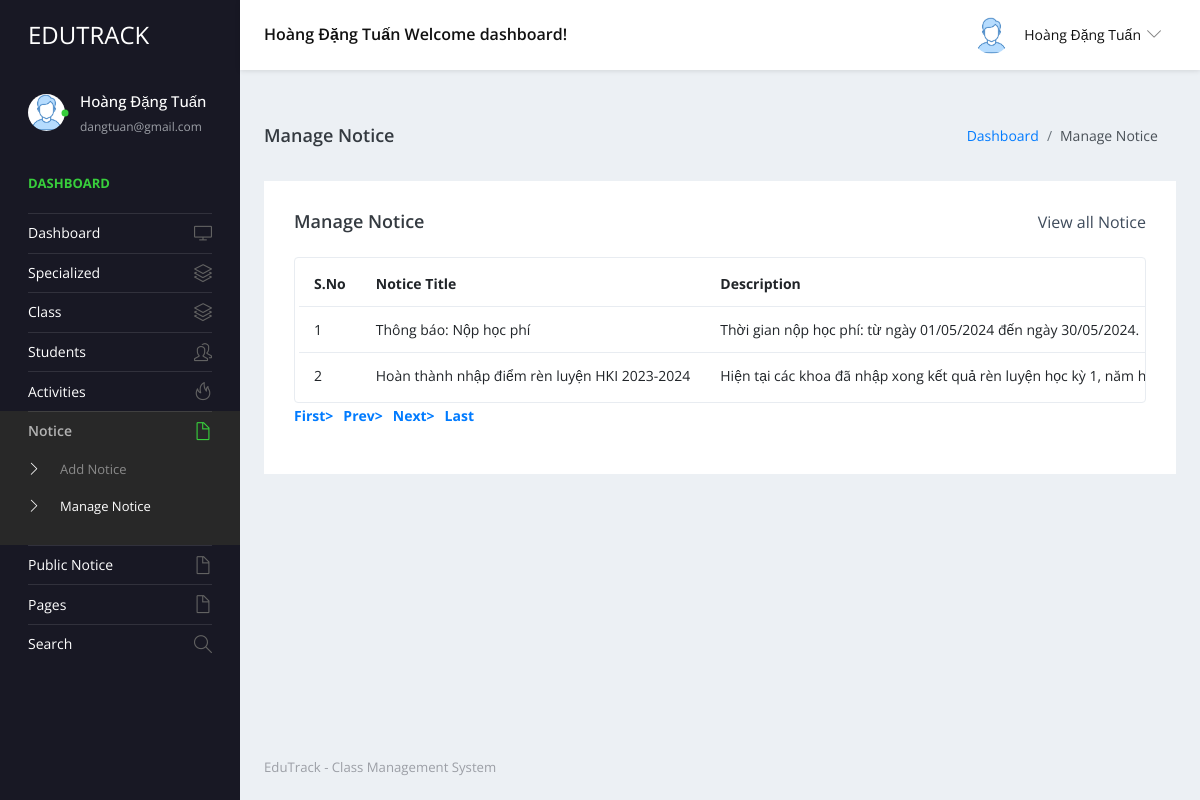
The page /studentms/admin/manage-notice.php (signed in) on the database its author committed.
### tables this page shows
CREATE TABLE `notice` (
  `notice_id` int(11) NOT NULL,
  `notice_title` varchar(255) NOT NULL,
  `notice_message` varchar(1000) NOT NULL,
  `creation_date` datetime NOT NULL
);

### studentms/admin/manage-notice.php (the view, shortened to what this page needs)
<?php
include('includes/dbconnection.php');
if (strlen($_SESSION['login']==0)) {
  header('location:logout.php');
  } else{
?>
<!DOCTYPE html>
<html lang="en">
<head>
    <link rel="stylesheet" href="vendors/simple-line-icons/css/simple-line-icons.css">
    <link rel="stylesheet" href="vendors/flag-icon-css/css/flag-icon.min.css">
    <link rel="stylesheet" href="vendors/css/vendor.bundle.base.css">
    <link rel="stylesheet" href="./vendors/daterangepicker/daterangepicker.css">
    <link rel="stylesheet" href="./vendors/chartist/chartist.min.css">
    <link rel="stylesheet" href="./css/style.css">
</head>
<body>
    <div class="container-scroller">
        <?php include_once('includes/header.php');?>
        <div class="container-fluid page-body-wrapper">
            <?php include_once('includes/sidebar.php');?>
            <div class="main-panel">
                <div class="content-wrapper">
                    <div class="page-header">
                        <h3 class="page-title"> Manage Notice </h3>
                        <nav aria-label="breadcrumb">
                            <ol class="breadcrumb">
                                <li class="breadcrumb-item"><a href="dashboard.php">Dashboard</a></li>
                                <li class="breadcrumb-item active" aria-current="page"> Manage Notice</li>
                            </ol>
                        </nav>
                    </div>
                    <div class="row">
                        <div class="col-md-12 grid-margin stretch-card">
                            <div class="card">
                                <div class="card-body">
                                    <div class="d-sm-flex align-items-center mb-4">
                                        <h4 class="card-title mb-sm-0">Manage Notice</h4>
                                        <a href="#" class="text-dark ml-auto mb-3 mb-sm-0"> View all Notice</a>
                                    </div>
                                    <div class="table-responsive border rounded p-1">
                                        <table class="table">
                                            <thead>
                                                <tr>
                                                    <th class="font-weight-bold">S.No</th>
                                                    <th class="font-weight-bold">Notice Title</th>
                                                    <th class="font-weight-bold">Description</th>
                                                </tr>
                                            </thead>
                                            <tbody>
                                                <?php
                                                if (isset($_GET['pageno'])) {
                                                     $pageno = $_GET['pageno'];
                                                 } else {
                                                     $pageno = 1;
                                                 }
                                                 $no_of_records_per_page =15;
                                                 $offset = ($pageno-1) * $no_of_records_per_page;
                                                 $ret = "SELECT * FROM notice";
                                                 $query1 = $dbh -> prepare($ret);
                                                 $query1->execute();
                                                 $total_rows=$query1->rowCount();
                                                 $total_pages = ceil($total_rows / $no_of_records_per_page);
                                                 $sql="SELECT * FROM notice LIMIT $offset, $no_of_records_per_page";
                                                 $query = $dbh -> prepare($sql);
                                                 $query->execute();
                                                 $results=$query->fetchAll(PDO::FETCH_OBJ);
                                                 $cnt=1;
                                                 if($query->rowCount() > 0)
                                                 {
                                                 foreach($results as $row)
                                                 {               ?>
                                                <tr>
                                                    <td><?php echo htmlentities($cnt);?></td>
                                                    <td><?php  echo htmlentities($row->notice_title);?></td>
                                                    <td><?php  echo htmlentities($row->notice_message);?></td>
                                                </tr><?php $cnt=$cnt+1;}} ?>
                                            </tbody>
                                        </table>
                                    </div>
                                    <div align="left">
                                        <ul class="pagination">
                                            <li><a href="?pageno=1"><strong>First></strong></a></li>
                                            <li class="<?php if($pageno <= 1){ echo 'disabled'; } ?>">
                                                <a
                                                    href="<?php if($pageno <= 1){ echo '#'; } else { echo "?pageno=".($pageno - 1); } ?>"><strong
                                                        style="padding-left: 10px">Prev></strong></a>
                                            </li>
                                            <li class="<?php if($pageno >= $total_pages){ echo 'disabled'; } ?>">
                                                <a
                                                    href="<?php if($pageno >= $total_pages){ echo '#'; } else { echo "?pageno=".($pageno + 1); } ?>"><strong
                                                        style="padding-left: 10px">Next></strong></a>
                                            </li>
                                            <li><a href="?pageno=<?php echo $total_pages; ?>"><strong
                                                        style="padding-left: 10px">Last</strong></a></li>
                                        </ul>
                                    </div>
                                </div>
                            </div>
                        </div>
                    </div>
                </div>
                <?php include_once('includes/footer.php');?>
            </div>
        </div>
    </div>
</body>
</html><?php }  ?>

### studentms/admin/includes/header.php (shortened to what this page needs)
 <nav class="navbar default-layout-navbar col-lg-12 col-12 p-0 fixed-top d-flex flex-row">
     <div class="navbar-brand-wrapper d-flex align-items-center">
         <a class="navbar-brand brand-logo" href="dashboard.php">
             <strong style="color: white;">EDUTRACK</strong>
         </a>
     </div><?php
         $aid= $_SESSION['ad_id'];
$sql="SELECT * FROM admin WHERE admin_id = :aid";
$query = $dbh -> prepare($sql);
$query->bindParam(':aid',$aid,PDO::PARAM_STR);
$query->execute();
$results=$query->fetchAll(PDO::FETCH_OBJ);
$cnt=1;
if($query->rowCount() > 0)
{
foreach($results as $row)
{               ?>
     <div class="navbar-menu-wrapper d-flex align-items-center flex-grow-1">
         <h5 class="mb-0 font-weight-medium d-none d-lg-flex"><?php  echo htmlentities($row->admin_name);?> Welcome
             dashboard!</h5>
         <ul class="navbar-nav navbar-nav-right ml-auto">
             <li class="nav-item dropdown d-none d-xl-inline-flex user-dropdown">
                 <a class="nav-link dropdown-toggle" id="UserDropdown" href="#" data-toggle="dropdown"
                     aria-expanded="false">
                     <img class="img-xs rounded-circle ml-2" src="images/faces/face8.jpg" alt="Profile image"> <span
                         class="font-weight-normal"> <?php  echo htmlentities($row->admin_name);?> </span></a>
                     <?php $cnt=$cnt+1;}} ?>
             </li>
         </ul>
     </div>
 </nav>

### studentms/admin/includes/sidebar.php (shortened to what this page needs)
<nav class="sidebar sidebar-offcanvas" id="sidebar">
    <ul class="nav">
        <li class="nav-item nav-profile">
            <a href="#" class="nav-link">
                <div class="profile-image">
                    <img class="img-xs rounded-circle" src="images/faces/face8.jpg" alt="profile image">
                    <div class="dot-indicator bg-success"></div>
                </div>
                <div class="text-wrapper">
                    <?php
                    $aid= $_SESSION['ad_id'];
                    $sql="SELECT * FROM admin WHERE admin_id=:aid";
                    $query = $dbh -> prepare($sql);
                    $query->bindParam(':aid',$aid,PDO::PARAM_STR);
                    $query->execute();
                    $results=$query->fetchAll(PDO::FETCH_OBJ);
                    $cnt=1;
                    if($query->rowCount() > 0)
                    {
                    foreach($results as $row)
                    {               ?>
                    <p class="profile-name"><?php  echo htmlentities($row->admin_name);?></p>
                    <p class="designation"><?php  echo htmlentities($row->email);?></p><?php $cnt=$cnt+1;}} ?>
                </div>
            </a>
        </li>
        <li class="nav-item nav-category">
            <span class="nav-link">Dashboard</span>
        </li>
        <li class="nav-item">
            <a class="nav-link" href="dashboard.php">
                <span class="menu-title">Dashboard</span>
                <i class="icon-screen-desktop menu-icon"></i>
            </a>
        </li>
        <li class="nav-item">
            <a class="nav-link" data-toggle="collapse" href="#ui-basic" aria-expanded="false" aria-controls="ui-basic">
                <span class="menu-title">Specialized</span>
                <i class="icon-layers menu-icon"></i>
            </a>
        </li>
        <li class="nav-item">
            <a class="nav-link" data-toggle="collapse" href="#ui-basic1" aria-expanded="false"
                aria-controls="ui-basic1">
                <span class="menu-title">Class</span>
                <i class="icon-layers menu-icon"></i>
            </a>
        </li>
        <li class="nav-item">
            <a class="nav-link" data-toggle="collapse" href="#ui-basic2" aria-expanded="false"
                aria-controls="ui-basic2">
                <span class="menu-title">Students</span>
                <i class="icon-people menu-icon"></i>
            </a>
        </li>
        <li class="nav-item">
            <a class="nav-link" data-toggle="collapse" href="#ui-basic3" aria-expanded="false"
                aria-controls="ui-basic3">
                <span class="menu-title">Activities</span>
                <i class="icon-fire menu-icon"></i>
            </a>
        </li>
        <li class="nav-item">
            <a class="nav-link" data-toggle="collapse" href="#auth" aria-expanded="false" aria-controls="auth">
                <span class="menu-title">Notice</span>
                <i class="icon-doc menu-icon"></i>
            </a>
            <div class="collapse" id="auth">
                <ul class="nav flex-column sub-menu">
                    <li class="nav-item"> <a class="nav-link" href="add-notice.php"> Add Notice </a></li>
                    <li class="nav-item"> <a class="nav-link" href="manage-notice.php"> Manage Notice </a></li>
                </ul>
            </div>
        </li>
        <li class="nav-item">
            <a class="nav-link" data-toggle="collapse" href="#auth1" aria-expanded="false" aria-controls="auth">
                <span class="menu-title">Public Notice</span>
                <i class="icon-doc menu-icon"></i>
            </a>
        </li>
        <li class="nav-item">
            <a class="nav-link" data-toggle="collapse" href="#auth2" aria-expanded="false" aria-controls="auth">
                <span class="menu-title">Pages</span>
                <i class="icon-doc menu-icon"></i>
            </a>
        </li>
        <li class="nav-item">
            <a class="nav-link" href="search.php">
                <span class="menu-title">Search</span>
                <i class="icon-magnifier menu-icon"></i>
            </a>
        </li>
    </ul>
</nav>

### rows shown on the page
notice: notice_title "Thông báo: Nộp học phí", notice_message "Thời gian nộp học phí: từ ngày 01/05/2024 đến ngày 30/05/2024."
notice: notice_title "Hoàn thành nhập điểm rèn luyện HKI 2023-2024", notice_message "Hiện tại các khoa đã nhập xong kết quả rèn luyện học kỳ 1, năm…"

### other values the page prints
$row->admin_name "Hoàng Đặng Tuấn"
$row->email "dangtuan@gmail.com"
